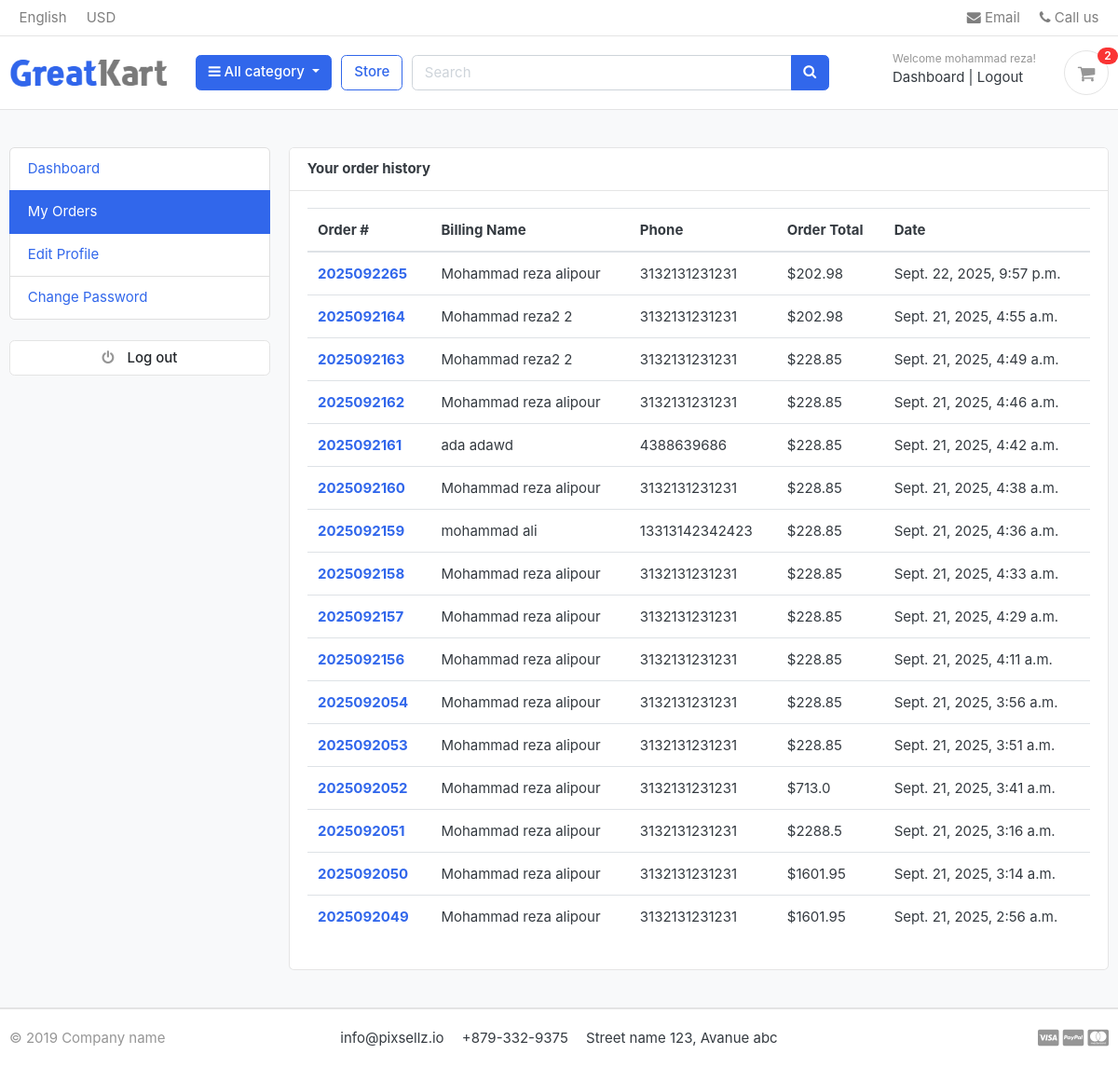
The app's page /accounts/my_orders/ (signed in), older data.
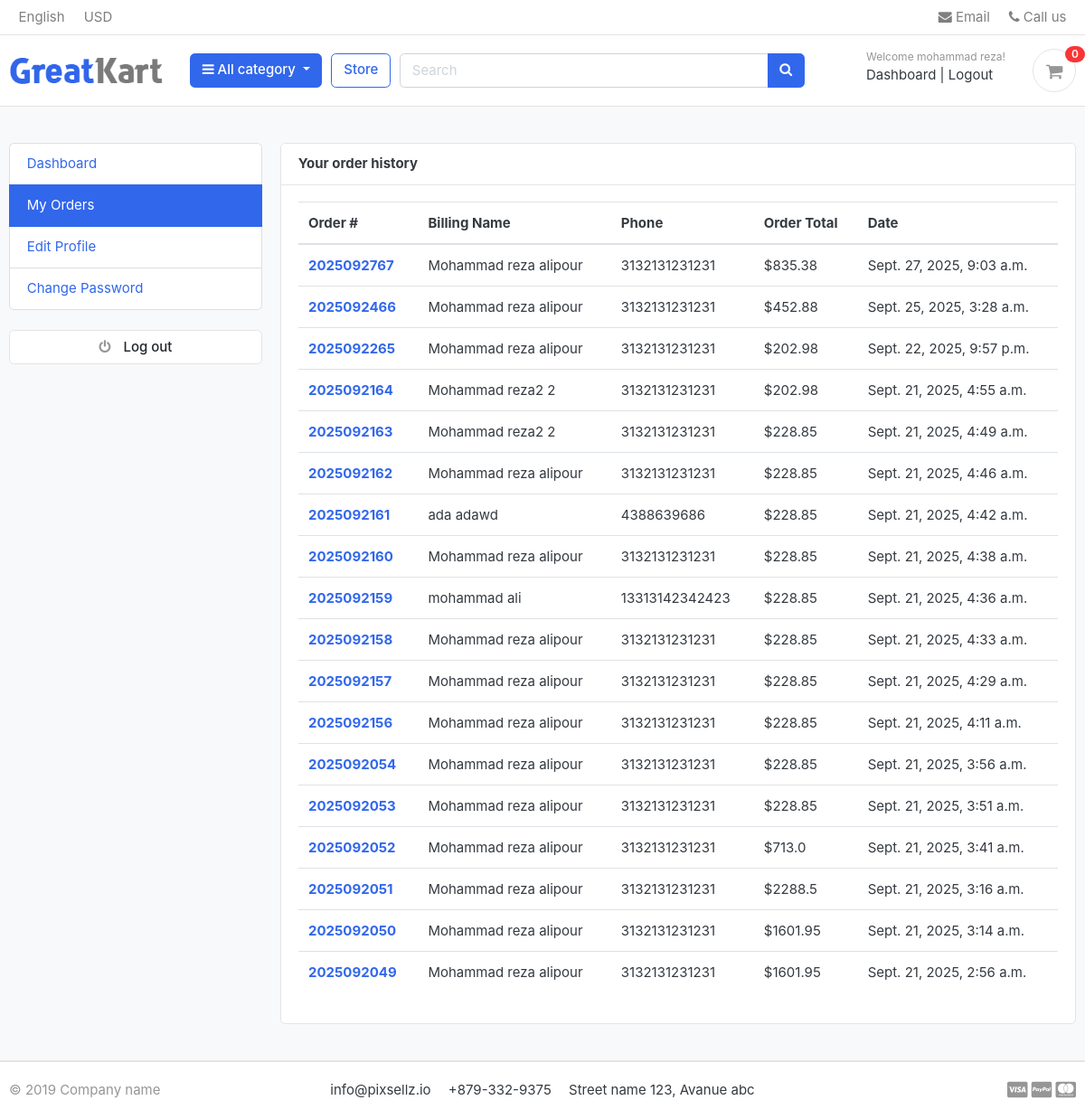
The same page, newer data.
### accounts/models.py (models this page shows, shortened)
class Account(AbstractBaseUser):
    first_name      = models.CharField(max_length=50)
    last_name       = models.CharField(max_length=50)
    username        = models.CharField(max_length=50, unique=True)
    email           = models.EmailField(max_length=100, unique=True)
    phone_number    = models.CharField(max_length=50)
    date_joined     = models.DateTimeField(auto_now_add=True)
    last_login      = models.DateTimeField(auto_now_add=True)
    is_admin        = models.BooleanField(default=False)
    is_staff        = models.BooleanField(default=False)
    is_active        = models.BooleanField(default=False)
    is_superadmin        = models.BooleanField(default=False)
    USERNAME_FIELD = 'email'
    REQUIRED_FIELDS = ['username', 'first_name', 'last_name']
    objects = MyAccountManager()

### orders/models.py (models this page shows, shortened)
class Order(models.Model):
    STATUS = (
        ('New', 'New'),
        ('Accepted', 'Accepted'),
        ('Completed', 'Completed'),
        ('Cancelled', 'Cancelled'),
    )
    user = models.ForeignKey(Account, on_delete=models.SET_NULL, null=True)
    payment = models.ForeignKey(Payment, on_delete=models.SET_NULL, blank=True, null=True)
    order_number = models.CharField(max_length=20)
    first_name = models.CharField(max_length=50)
    last_name = models.CharField(max_length=50)
    phone = models.CharField(max_length=15)
    email = models.EmailField(max_length=50)
    address_line_1 = models.CharField(max_length=50)
    address_line_2 = models.CharField(max_length=50, blank=True)
    country = models.CharField(max_length=50)
    state = models.CharField(max_length=50)
    city = models.CharField(max_length=50)
    order_note = models.CharField(max_length=100, blank=True)
    order_total = models.FloatField()
    tax = models.FloatField()
    status = models.CharField(max_length=10, choices=STATUS, default='New')
    ip = models.CharField(blank=True, max_length=20)
    is_ordered = models.BooleanField(default=False)
    created_at = models.DateTimeField(auto_now_add=True)
    updated_at = models.DateTimeField(auto_now=True)
    def full_name(self):
        return f'{self.first_name} {self.last_name}'

### accounts/views.py (the view)
# urls.py: path('my_orders/', views.my_orders, name='my_orders'),
@login_required(login_url='login')
def my_orders(request):
    orders = Order.objects.filter(user=request.user, is_ordered=True).order_by('-created_at')
    context = {
        'orders': orders,
    }
    return render(request, 'accounts/my_orders.html', context)

### carts/context_processors.py (called while the page is built)
def counter(request):
    cart_count = 0
    if 'admin' in request.path:
        return {}
    else:
        try:
            cart = Cart.objects.filter(cart_id=_cart_id(request))
            if request.user.is_authenticated:
                cart_items = CartItem.objects.all().filter(user=request.user)
            else:
                cart_items = CartItem.objects.all().filter(cart=cart[:1])
            for cart_item in cart_items:
                cart_count += cart_item.quantity
        except Cart.DoesNotExist:
            cart_count = 0
    return dict(cart_count=cart_count)

### carts/views.py (called while the page is built)
def _cart_id(request):
    cart = request.session.session_key
    if not cart:
        cart = request.session.create()
    return cart

### category/context_processors.py (called while the page is built)
def menu_links(request):
    links = Category.objects.all()
    return dict(links=links)

### category/models.py (called while the page is built)
    def get_url(self):
            return reverse('products_by_category', args=[self.slug])

### templates/accounts/my_orders.html (shortened to what this page needs)
{% extends 'base.html' %}
{% block content %}
<section class="section-conten padding-y bg">
<div class="container">
	<div class="row">
	{% include 'includes/dashboard_sidebar.html' %}
	<main class="col-md-9">
		<article class="card">
		<header class="card-header">
			<strong class="d-inline-block mr-3">Your order history</strong>
		</header>
		<div class="card-body">
			<div class="row">
			<div class="col-md-12">
				<table class="table table-hover">
				  <thead>
				    <tr>
				      <th scope="col">Order #</th>
				      <th scope="col">Billing Name</th>
				      <th scope="col">Phone</th>
				      <th scope="col">Order Total</th>
							<th scope="col">Date</th>
				    </tr>
				  </thead>
				  <tbody>
						{% for order in orders %}
				    <tr>
				      <th scope="row"><a href="{% url 'order_detail' order.order_number %}">{{order.order_number}}</a></th>
				      <td>{{order.full_name}}</td>
				      <td>{{order.phone}}</td>
				      <td>${{order.order_total}}</td>
							<td>{{order.created_at}}</td>
				    </tr>
				{% endfor %}
				  </tbody>
				</table>
			</div>
			</div>
		</div>
		</article>
	</main>
</div>
</div>
</section>
{% endblock %}

### templates/base.html (shortened to what this page needs)
{% load static %}
<!DOCTYPE HTML>
<html lang="en">
<head>
<link href="{% static 'css/bootstrap.css' %}" rel="stylesheet" type="text/css"/>
<link href="{% static 'fonts/fontawesome/css/all.min.css' %}" type="text/css" rel="stylesheet">
<link href="{% static 'css/ui.css' %}" rel="stylesheet" type="text/css"/>
<link href="{% static 'css/responsive.css' %}" rel="stylesheet" media="only screen and (max-width: 1200px)" />
<link href="{% static 'css/custom.css' %}" rel="stylesheet" type="text/css"/>
<link rel="stylesheet" href="https://cdnjs.cloudflare.com/ajax/libs/font-awesome/4.7.0/css/font-awesome.min.css">
</head>
<body>
  {% include 'includes/navbar.html' %}
  {% block content %}{% endblock %}
{% include 'includes/footer.html' %}

### templates/includes/navbar.html (shortened to what this page needs)
{% load static %}
<header class="section-header">
<nav class="navbar p-md-0 navbar-expand-sm navbar-light border-bottom">
<div class="container">
  <div class="collapse navbar-collapse" id="navbarTop4">
    <ul class="navbar-nav mr-auto">
    	<li class="nav-item dropdown">
		 	<a href="#" class="nav-link">   English </a>
		</li>
		<li class="nav-item dropdown">
			<a href="#" class="nav-link"> USD </a>
		</li>
    </ul>
    <ul class="navbar-nav">
		<li><a href="#" class="nav-link"> <i class="fa fa-envelope"></i> Email </a></li>
		<li><a href="#" class="nav-link"> <i class="fa fa-phone"></i> Call us </a></li>
	</ul>
  </div>
</div>
</nav>
<section class="header-main border-bottom">
	<div class="container">
<div class="row align-items-center">
	<div class="col-lg-2 col-md-3 col-6">
		<a href="{% url 'home' %}" class="brand-wrap">
			<img class="logo" src="{% static './images/logo.png' %}">
		</a>
	</div>
	<div class="col-lg col-sm col-md col-6 flex-grow-0">
		<div class="category-wrap dropdown d-inline-block float-right">
			<button type="button" class="btn btn-primary dropdown-toggle" data-toggle="dropdown">
				<i class="fa fa-bars"></i> All category
			</button>
		</div>
	</div>
	<a href="{% url 'store' %}" class="btn btn-outline-primary">Store</a>
	<div class="col-lg  col-md-6 col-sm-12 col">
		<form action="{% url 'search' %}" class="search" method="get">
			<div class="input-group w-100">
			    <input type="text" class="form-control" style="width:60%;" placeholder="Search" name="keyword">
			    <div class="input-group-append">
			      <button class="btn btn-primary" type="submit">
			        <i class="fa fa-search"></i>
			      </button>
			    </div>
		    </div>
		</form>
	</div>
	<div class="col-lg-3 col-sm-6 col-8 order-2 order-lg-3">
				<div class="d-flex justify-content-end mb-3 mb-lg-0">
					{% if user.id is  None %}
					<div class="widget-header">
						<small class="title text-muted">Welcome guest!</small>
						<div>
							<a href="{% url 'login' %}">Sign in</a> <span class="dark-transp"> | </span>
							<a href="{% url 'register' %}"> Register</a>
						</div>
					</div>
					{% else %}
					<div class="widget-header">
						<small class="title text-muted">Welcome {{user.first_name}}!</small>
						<div>
							<a href="{% url 'dashboard' %}">Dashboard</a> <span class="dark-transp"> | </span>
							<a href="{% url 'logout' %}"> Logout</a>
						</div>
					</div>
					{%endif %}
					<a href="{% url 'cart' %}" class="widget-header pl-3 ml-3">
						<div class="icon icon-sm rounded-circle border"><i class="fa fa-shopping-cart"></i></div>
						<span class="badge badge-pill badge-danger notify">{{cart_count}}</span>
					</a>
				</div>
			</div>
</div>
	</div>
</section>
</header>

### templates/includes/dashboard_sidebar.html
<aside class="col-md-3">
  <ul class="list-group">
    <a class="list-group-item {% if '/accounts/' == request.path %}active{% endif %}" href="{% url 'dashboard' %}"> Dashboard </a>
    <a class="list-group-item {% if '/my_orders/' in request.path %}active{% endif %}" href="{% url 'my_orders' %}"> My Orders </a>
    <a class="list-group-item {% if '/edit_profile/' in request.path %}active{% endif %}" href="{% url 'edit_profile' %}"> Edit Profile </a>
    <a class="list-group-item {% if '/change_password/' in request.path %}active{% endif %}" href="{% url 'change_password' %}"> Change Password </a>
  </ul>
  <br>
  <a class="btn btn-light btn-block" href="{% url 'logout' %}"> <i class="fa fa-power-off"></i> <span class="text">Log out</span> </a>
</aside>

### templates/includes/footer.html (shortened to what this page needs)
<footer class="section-footer border-top">
	<div class="container">
		<section class="footer-bottom border-top row">
			<div class="col-md-2">
				<p class="text-muted"> &copy 2019 Company name </p>
			</div>
			<div class="col-md-8 text-md-center">
				<span  class="px-2">info@pixsellz.io</span>
				<span  class="px-2">+879-332-9375</span>
				<span  class="px-2">Street name 123, Avanue abc</span>
			</div>
			<div class="col-md-2 text-md-right text-muted">
				<i class="fab fa-lg fa-cc-visa"></i>
				<i class="fab fa-lg fa-cc-paypal"></i>
				<i class="fab fa-lg fa-cc-mastercard"></i>
			</div>
		</section>
	</div>
</footer>

### static/css/ui.css (style rules this page uses)
html { font-family: "Inter", sans-serif; font-size: 15px; }
.icon-xs, .icon-sm, .icon-md, .icon-lg { display: inline-block; text-align: center; flex-shrink: 0; flex-grow: 0; }
.icon-sm { width: 48px; height: 48px; line-height: 48px !important; font-size: 20px; }
.padding-y { padding-top: 40px; padding-bottom: 40px; }
article:after, .form-group:after { display: block; clear: both; content: ""; }
.bg { background-color: #f8f9fa; }
p:last-child { margin-bottom: 0; }
.header-main { position: relative; padding-top: 1rem; padding-bottom: 1rem; }
.brand-wrap .logo, .navbar-brand .logo { margin-right: 7px; max-height: 42px; display: inline-block; }
.widget-header { display: inline-block; vertical-align: middle; position: relative; }
.widget-header a { color: #343a40; }
.widget-header i { color: #969696; }
.widget-header .title { display: block; }
.widget-header .notify { position: absolute; top: -3px; right: -10px; }
.footer-bottom { padding-top: 20px; padding-bottom: 20px; }
.btn-light { background-color: #fff; border-color: #e4e4e4; }
.btn-light i { color: #969696; }
.btn i + .text { margin-left: 10px; }
.notify { position: absolute; top: -4px; right: -10px; display: inline-block; padding: 0.25em 0.6em; font-size: 12px; line-height: 1; text-align: center; border-radius: 3rem; color: #fff; background-color: #fa3434; }

Row changes from the older to the newer data that the page shows:
added Order: order_number "2025092767", full_name "Mohammad reza alipour", phone "3132131231231", order_total "835.38", created_at "Sept. 27, 2025, 9:03 a.m."
added Order: order_number "2025092466", full_name "Mohammad reza alipour", phone "3132131231231", order_total "452.88", created_at "Sept. 25, 2025, 3:28 a.m."
Text that changed along with them:
{{ cart_count }}: "2" → "0"
